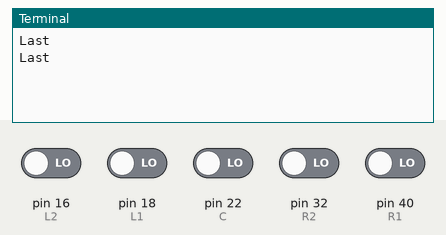
Simulated run of this program. Board: Raspberry Pi (header pin numbers). Shown: the last lines printed to the terminal. Inputs (shaded band) come from the test bench; at power-on: pin 16 (L2), pin 18 (L1), pin 22 (C), pin 32 (R2), pin 40 (R1) LOW.

Above: at 1.2 s.
1.3 s: pin 16 (L2) driven HIGH
At 2.8 s:
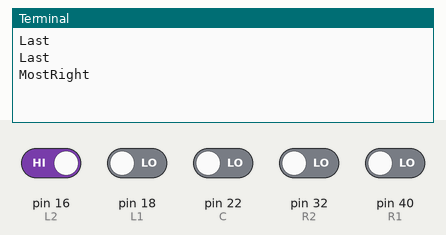
3.5 s: pin 32 (R2) driven HIGH
At 4.5 s:
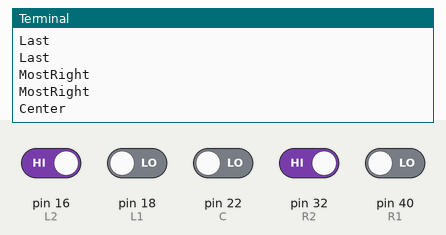
5.5 s: pin 18 (L1) driven HIGH
At 6.8 s:
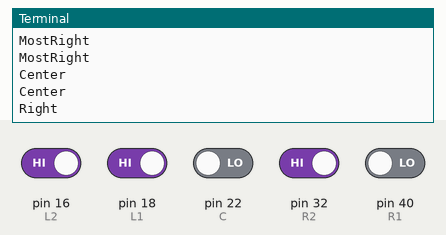
7.5 s: pin 16 (L2) driven LOW
At 8.7 s:
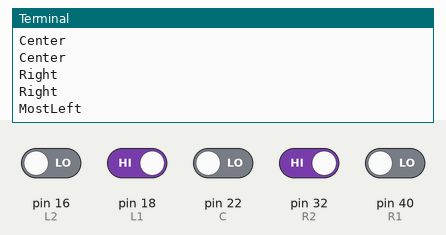

The program:

Tracking_sensor.py
```python
#########################################################################
### Date: 2017/11/13
### file name: Tracking_sensor.py
### Purpose: this code has been generated for the five-way tracking sensor
###         to perform the decision of direction
###
#########################################################################

# =======================================================================
# import GPIO library and time module
# =======================================================================
import RPi.GPIO as GPIO
import time

# =======================================================================
#  set GPIO warnings as false
# =======================================================================
GPIO.setwarnings(False)

# =======================================================================
# set up GPIO mode as BOARD
# =======================================================================
GPIO.setmode(GPIO.BOARD)

# =======================================================================
# declare the pins of 16, 18, 22, 40, 32 in the Rapberry Pi
# as the control pins of 5-way trackinmg sensor in order to
# control direction
#
#  L2    L1     C     R1     R2
#  16    18     22    40     32
#
# led turns on (1) : trackinmg sensor led detects white playground
# led turns off(0) : trackinmg sensor led detects black line

# L2 off : it means that moving object finds black line
#                   at the position of L2
#                   black line locates below the L2 of the moving object
#
# L1 off : it means that moving object finds black line
#                   at the position of L1
#                   black line locates below the L1 of the moving object
#
# C off : it means that moving object finds black line
#                   at the position of C
#                   black line locates below the C of the moving object
#
# R1 off : it means that moving object finds black line
#                   at the position of R1
#                   black line locates below the R1  of the moving object
#
# R2 off : it means that moving object finds black line
#                   at the position of R2
#                   black line locates below the R2 of the moving object
# =======================================================================

L2 = 16
L1 = 18
C = 22
R1 = 40
R2 = 32

# =======================================================================
# because the connetions between 5-way tracking sensor and Rapberry Pi has been
# established, the GPIO pins of Rapberry Pi
# such as leftmostled, leftlessled, centerled, rightlessled, and rightmostled
# should be clearly declared whether their roles of pins
# are output pin or input pin
# since the 5-way tracking sensor data has been detected and
# used as the input data, leftmostled, leftlessled, centerled, rightlessled, and rightmostled
# should be clearly declared as input
#
# =======================================================================

GPIO.setup(L2, GPIO.IN)
GPIO.setup(L1, GPIO.IN)
GPIO.setup(C, GPIO.IN)
GPIO.setup(R1, GPIO.IN)
GPIO.setup(R2, GPIO.IN)


# =======================================================================
# GPIO.input(leftmostled) method gives the data obtained from leftmostled
# leftmostled returns (1) : leftmostled detects white playground
# leftmostled returns (0) : leftmostled detects black line
#
#
# GPIO.input(leftlessled) method gives the data obtained from leftlessled
# leftlessled returns (1) : leftlessled detects white playground
# leftlessled returns (0) : leftlessled detects black line
#
# GPIO.input(centerled) method gives the data obtained from centerled
# centerled returns (1) : centerled detects white playground
# centerled returns (0) : centerled detects black line
#
# GPIO.input(rightlessled) method gives the data obtained from rightlessled
# rightlessled returns (1) : rightlessled detects white playground
# rightlessled returns (0) : rightlessled detects black line
#
# GPIO.input(rightmostled) method gives the data obtained from rightmostled
# rightmostled returns (1) : rightmostled detects white playground
# rightmostled returns (0) : rightmostled detects black line
#
# =======================================================================

# =======================================================================
def getTrack():
    ### 아무 인자도 받지 않는 함수이다.
    ### 자동차의 5방향 추적센서의 상태를 리스트로 받고, 자동차의 위치 정보를 알려준다.
    L2s = GPIO.input(L2)
    L1s = GPIO.input(L1)
    Cs = GPIO.input(C)
    R1s = GPIO.input(R1)
    R2s = GPIO.input(R2)
    Tracklist = [L2s, L1s, Cs, R1s, R2s]
    listcalc = ''

    if Tracklist == [0, 0, 0, 0, 0]:
        listcalc = 'Last'
    elif Tracklist == [1, 1, 0, 1, 1]:
        listcalc = 'Center'
    elif Tracklist == [1, 0, 0, 0, 1]:
        listcalc = 'Center'
    elif Tracklist == [1, 0, 0, 1, 1]:
        listcalc = 'Left'
    elif Tracklist == [1, 1, 0, 0, 1]:
        listcalc = 'Right'
    elif Tracklist == [1, 0, 1, 1, 1]:
        listcalc = 'Left'
    elif Tracklist == [1, 1, 1, 0, 1]:
        listcalc = 'Right'
    elif Tracklist[0] == 0:
        listcalc = 'MostLeft'
    elif Tracklist[4] == 0:
        listcalc = 'MostRight'
    elif Tracklist == [1, 1, 1, 1, 1]:
        listcalc = 'Out'

    return listcalc
# ==========================================================================
if __name__ == "__main__":
    try:
        while True:
            print(getTrack())
            time.sleep(1)

    except KeyboardInterrupt:
        GPIO.cleanup()
```

Measured:
- after the input at 1.3 s, the terminal: prints a new line after 0.70 s (image 1)
- after the input at 3.5 s, the terminal: prints a new line after 0.50 s (image 2)
- after the input at 5.5 s, the terminal: prints a new line after 0.50 s (image 3)
- after the input at 7.5 s, the terminal: prints a new line after 0.50 s (image 4)
